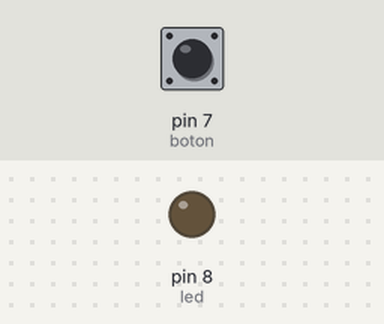
The sketch below on a simulated Arduino Uno, built with avr-gcc and run on an emulated ATmega328P. Shown: output pins drawn as LEDs (lit = HIGH). The inputs (shaded band) are chosen by the test bench; at power-on: pin 7 (boton) LOW.

Above: at 1.2 s.
1.3 s: pin 7 (boton) pulled HIGH for 0.15 s
At 1.37 s:
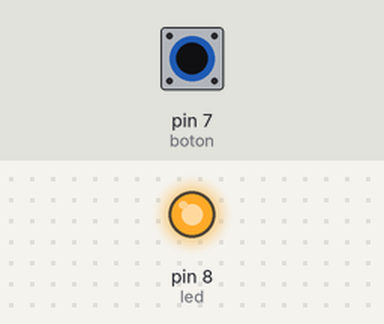
2.9 s: pin 7 (boton) pulled HIGH for 3.2 s
At 6.8 s:
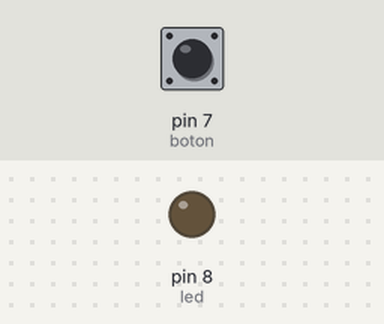
Timing chart, 0 to 8.3 s (numbered marks = the images above; inputs shaded):
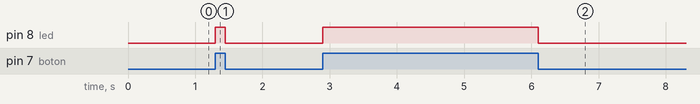

Measured:
- after the input at 1.3 s, pin 8 (led): LOW → HIGH at once, → LOW 0.15 s later
- after the input at 2.9 s, pin 8 (led): LOW → HIGH at once, → LOW 3.2 s later

The sketch:

Practica_3_INTERRUPCI_N_LED_PUSH_BUTTON.ino
```cpp
int led=8;
int boton=7;

void setup() {
 pinMode(led,OUTPUT);
 pinMode(boton,INPUT);
}

void loop() {

  if(digitalRead(boton) ==HIGH){
    digitalWrite(led,HIGH);
  }
  else{
    digitalWrite(led,LOW);
  }

}
```
